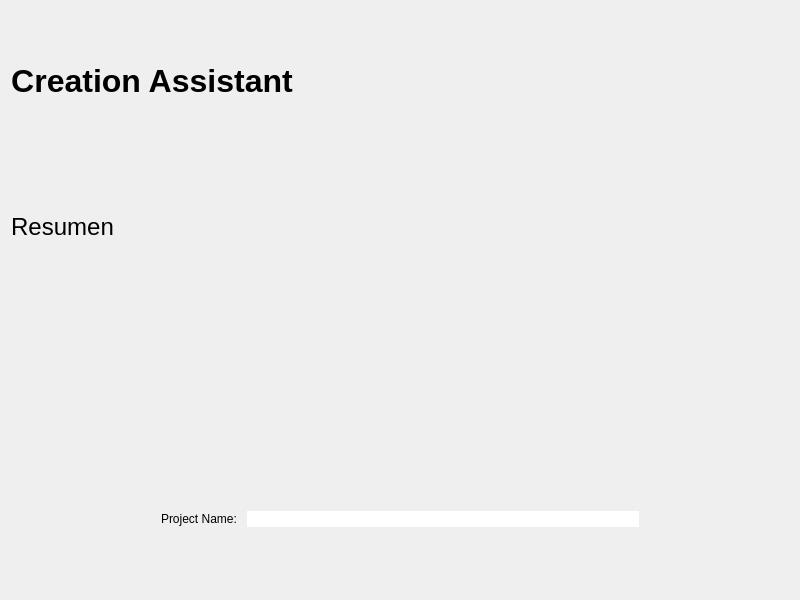
<?xml version="1.0" encoding="UTF-8"?>
<ui version="4.0">
 <class>SummaryAssistant</class>
 <widget class="QDialog" name="SummaryAssistant">
  <property name="geometry">
   <rect>
    <x>0</x>
    <y>0</y>
    <width>800</width>
    <height>600</height>
   </rect>
  </property>
  <property name="windowTitle">
   <string>RapidWebForge</string>
  </property>
  <layout class="QVBoxLayout" name="verticalLayout">
   <item>
    <widget class="QLabel" name="titleLabel">
     <property name="sizePolicy">
      <sizepolicy hsizetype="Fixed" vsizetype="Preferred">
       <horstretch>0</horstretch>
       <verstretch>0</verstretch>
      </sizepolicy>
     </property>
     <property name="font">
      <font>
       <pointsize>24</pointsize>
       <bold>true</bold>
      </font>
     </property>
     <property name="text">
      <string>Creation Assistant</string>
     </property>
     <property name="alignment">
      <set>Qt::AlignmentFlag::AlignCenter</set>
     </property>
    </widget>
   </item>
   <item>
    <widget class="QLabel" name="subTitleLabel">
     <property name="sizePolicy">
      <sizepolicy hsizetype="Fixed" vsizetype="Preferred">
       <horstretch>0</horstretch>
       <verstretch>0</verstretch>
      </sizepolicy>
     </property>
     <property name="font">
      <font>
       <pointsize>18</pointsize>
      </font>
     </property>
     <property name="text">
      <string>Resumen</string>
     </property>
     <property name="alignment">
      <set>Qt::AlignmentFlag::AlignCenter</set>
     </property>
    </widget>
   </item>
   <item>
    <layout class="QHBoxLayout" name="frameworkLogoLayout">
     <property name="leftMargin">
      <number>120</number>
     </property>
     <property name="rightMargin">
      <number>120</number>
     </property>
     <item>
      <widget class="QLabel" name="frontendLabel">
       <property name="pixmap">
        <pixmap resource="../../resources/resources.qrc">:/images/DB2.png</pixmap>
       </property>
       <property name="alignment">
        <set>Qt::AlignmentFlag::AlignCenter</set>
       </property>
      </widget>
     </item>
     <item>
      <widget class="QLabel" name="backendLabel">
       <property name="pixmap">
        <pixmap resource="../../resources/resources.qrc">:/images/Front.png</pixmap>
       </property>
       <property name="alignment">
        <set>Qt::AlignmentFlag::AlignCenter</set>
       </property>
      </widget>
     </item>
     <item>
      <widget class="QLabel" name="databaseLabel">
       <property name="pixmap">
        <pixmap resource="../../resources/resources.qrc">:/images/Back.png</pixmap>
       </property>
       <property name="alignment">
        <set>Qt::AlignmentFlag::AlignCenter</set>
       </property>
      </widget>
     </item>
    </layout>
   </item>
   <item>
    <widget class="QGroupBox" name="projectNameGroupBox">
     <property name="styleSheet">
      <string notr="true">border: none;</string>
     </property>
     <property name="title">
      <string/>
     </property>
     <layout class="QHBoxLayout" name="horizontalLayout">
      <property name="leftMargin">
       <number>150</number>
      </property>
      <property name="topMargin">
       <number>0</number>
      </property>
      <property name="rightMargin">
       <number>150</number>
      </property>
      <property name="bottomMargin">
       <number>0</number>
      </property>
      <item>
       <widget class="QLabel" name="projectLabel">
        <property name="text">
         <string>Project Name: </string>
        </property>
       </widget>
      </item>
      <item>
       <widget class="QLineEdit" name="projectNameLineEdit">
        <property name="enabled">
         <bool>false</bool>
        </property>
       </widget>
      </item>
     </layout>
    </widget>
   </item>
  </layout>
 </widget>
 <resources>
  <include location="../../resources/resources.qrc"/>
 </resources>
 <connections/>
</ui>
